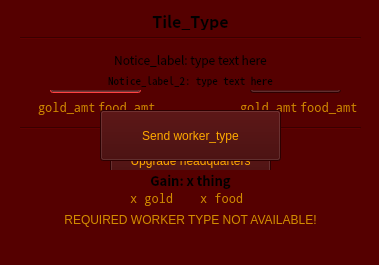
<?xml version="1.0" encoding="UTF-8"?>
<ui version="4.0">
 <class>popup_dialog</class>
 <widget class="QDialog" name="popup_dialog">
  <property name="geometry">
   <rect>
    <x>0</x>
    <y>0</y>
    <width>379</width>
    <height>265</height>
   </rect>
  </property>
  <property name="windowTitle">
   <string>Dialog</string>
  </property>
  <property name="styleSheet">
   <string notr="true">background-color: rgb(85, 0, 0);</string>
  </property>
  <widget class="QLabel" name="label_2">
   <property name="geometry">
    <rect>
     <x>0</x>
     <y>10</y>
     <width>381</width>
     <height>21</height>
    </rect>
   </property>
   <property name="font">
    <font>
     <family>Noto Sans CJK JP</family>
     <pointsize>12</pointsize>
     <weight>75</weight>
     <bold>true</bold>
    </font>
   </property>
   <property name="text">
    <string>Tile_Type</string>
   </property>
   <property name="alignment">
    <set>Qt::AlignCenter</set>
   </property>
  </widget>
  <widget class="QPushButton" name="pushButton_1">
   <property name="geometry">
    <rect>
     <x>50</x>
     <y>70</y>
     <width>91</width>
     <height>23</height>
    </rect>
   </property>
   <property name="font">
    <font>
     <family>Noto Mono</family>
     <pointsize>10</pointsize>
    </font>
   </property>
   <property name="styleSheet">
    <string notr="true">background-color: rgb(62, 0, 0);
color: rgb(255, 170, 0);
selection-background-color: rgb(255, 0, 0);</string>
   </property>
   <property name="text">
    <string>WORKER</string>
   </property>
  </widget>
  <widget class="QPushButton" name="pushButton_2">
   <property name="geometry">
    <rect>
     <x>250</x>
     <y>70</y>
     <width>91</width>
     <height>23</height>
    </rect>
   </property>
   <property name="font">
    <font>
     <family>Noto Mono</family>
     <pointsize>10</pointsize>
    </font>
   </property>
   <property name="styleSheet">
    <string notr="true">background-color: rgb(62, 0, 0);
color: rgb(255, 170, 0);
selection-background-color: rgb(255, 0, 0);</string>
   </property>
   <property name="text">
    <string>MINER</string>
   </property>
  </widget>
  <widget class="QPushButton" name="pushButton_3">
   <property name="geometry">
    <rect>
     <x>110</x>
     <y>140</y>
     <width>161</width>
     <height>41</height>
    </rect>
   </property>
   <property name="styleSheet">
    <string notr="true">background-color: rgb(62, 0, 0);
color: rgb(255, 170, 0);
selection-background-color: rgb(255, 0, 0);</string>
   </property>
   <property name="text">
    <string>Upgrade headquarters</string>
   </property>
  </widget>
  <widget class="QLabel" name="worker_resource_1">
   <property name="geometry">
    <rect>
     <x>38</x>
     <y>97</y>
     <width>61</width>
     <height>20</height>
    </rect>
   </property>
   <property name="font">
    <font>
     <family>Noto Mono</family>
    </font>
   </property>
   <property name="styleSheet">
    <string notr="true">color: rgb(211, 141, 0);</string>
   </property>
   <property name="text">
    <string>gold_amt</string>
   </property>
  </widget>
  <widget class="QLabel" name="miner_resource_1">
   <property name="geometry">
    <rect>
     <x>240</x>
     <y>100</y>
     <width>59</width>
     <height>15</height>
    </rect>
   </property>
   <property name="font">
    <font>
     <family>Noto Mono</family>
    </font>
   </property>
   <property name="styleSheet">
    <string notr="true">color: rgb(211, 141, 0);</string>
   </property>
   <property name="text">
    <string>gold_amt</string>
   </property>
  </widget>
  <widget class="QLabel" name="worker_resource_2">
   <property name="geometry">
    <rect>
     <x>98</x>
     <y>97</y>
     <width>71</width>
     <height>20</height>
    </rect>
   </property>
   <property name="font">
    <font>
     <family>Noto Mono</family>
    </font>
   </property>
   <property name="styleSheet">
    <string notr="true">color: rgb(211, 141, 0);</string>
   </property>
   <property name="text">
    <string>food_amt</string>
   </property>
  </widget>
  <widget class="QLabel" name="miner_resource_2">
   <property name="geometry">
    <rect>
     <x>300</x>
     <y>97</y>
     <width>71</width>
     <height>20</height>
    </rect>
   </property>
   <property name="font">
    <font>
     <family>Noto Mono</family>
    </font>
   </property>
   <property name="styleSheet">
    <string notr="true">color: rgb(211, 141, 0);</string>
   </property>
   <property name="text">
    <string>food_amt</string>
   </property>
  </widget>
  <widget class="Line" name="line">
   <property name="geometry">
    <rect>
     <x>20</x>
     <y>120</y>
     <width>341</width>
     <height>16</height>
    </rect>
   </property>
   <property name="orientation">
    <enum>Qt::Horizontal</enum>
   </property>
  </widget>
  <widget class="QLabel" name="hq_resource_1">
   <property name="geometry">
    <rect>
     <x>130</x>
     <y>190</y>
     <width>61</width>
     <height>16</height>
    </rect>
   </property>
   <property name="font">
    <font>
     <family>Noto Mono</family>
    </font>
   </property>
   <property name="styleSheet">
    <string notr="true">color: rgb(211, 141, 0);</string>
   </property>
   <property name="text">
    <string>x gold </string>
   </property>
  </widget>
  <widget class="QLabel" name="hq_resource_2">
   <property name="geometry">
    <rect>
     <x>200</x>
     <y>190</y>
     <width>71</width>
     <height>16</height>
    </rect>
   </property>
   <property name="font">
    <font>
     <family>Noto Mono</family>
    </font>
   </property>
   <property name="styleSheet">
    <string notr="true">color: rgb(211, 141, 0);</string>
   </property>
   <property name="text">
    <string>x food</string>
   </property>
  </widget>
  <widget class="Line" name="line_2">
   <property name="geometry">
    <rect>
     <x>20</x>
     <y>30</y>
     <width>341</width>
     <height>16</height>
    </rect>
   </property>
   <property name="orientation">
    <enum>Qt::Horizontal</enum>
   </property>
  </widget>
  <widget class="QLabel" name="label">
   <property name="geometry">
    <rect>
     <x>0</x>
     <y>210</y>
     <width>381</width>
     <height>20</height>
    </rect>
   </property>
   <property name="styleSheet">
    <string notr="true">color: rgb(211, 141, 0);</string>
   </property>
   <property name="text">
    <string>REQUIRED WORKER TYPE NOT AVAILABLE!</string>
   </property>
   <property name="alignment">
    <set>Qt::AlignCenter</set>
   </property>
  </widget>
  <widget class="QPushButton" name="send_worker_btn">
   <property name="geometry">
    <rect>
     <x>100</x>
     <y>110</y>
     <width>181</width>
     <height>51</height>
    </rect>
   </property>
   <property name="styleSheet">
    <string notr="true">background-color: rgb(62, 0, 0);
color: rgb(255, 170, 0);
selection-background-color: rgb(255, 0, 0);</string>
   </property>
   <property name="text">
    <string>Send worker_type</string>
   </property>
  </widget>
  <widget class="QLabel" name="reward_label">
   <property name="geometry">
    <rect>
     <x>0</x>
     <y>170</y>
     <width>381</width>
     <height>20</height>
    </rect>
   </property>
   <property name="font">
    <font>
     <family>Noto Sans CJK JP</family>
     <pointsize>10</pointsize>
     <weight>75</weight>
     <bold>true</bold>
    </font>
   </property>
   <property name="text">
    <string>Gain: x thing</string>
   </property>
   <property name="alignment">
    <set>Qt::AlignCenter</set>
   </property>
  </widget>
  <widget class="QLabel" name="notice_label">
   <property name="geometry">
    <rect>
     <x>0</x>
     <y>50</y>
     <width>381</width>
     <height>20</height>
    </rect>
   </property>
   <property name="font">
    <font>
     <family>Noto Sans CJK JP</family>
    </font>
   </property>
   <property name="text">
    <string>Notice_label: type text here</string>
   </property>
   <property name="alignment">
    <set>Qt::AlignCenter</set>
   </property>
  </widget>
  <widget class="QLabel" name="notice_label_2">
   <property name="geometry">
    <rect>
     <x>0</x>
     <y>70</y>
     <width>381</width>
     <height>20</height>
    </rect>
   </property>
   <property name="font">
    <font>
     <family>Noto Sans Mono CJK JP</family>
     <pointsize>8</pointsize>
    </font>
   </property>
   <property name="text">
    <string>Notice_label_2: type text here</string>
   </property>
   <property name="alignment">
    <set>Qt::AlignCenter</set>
   </property>
  </widget>
 </widget>
 <resources/>
 <connections/>
</ui>
